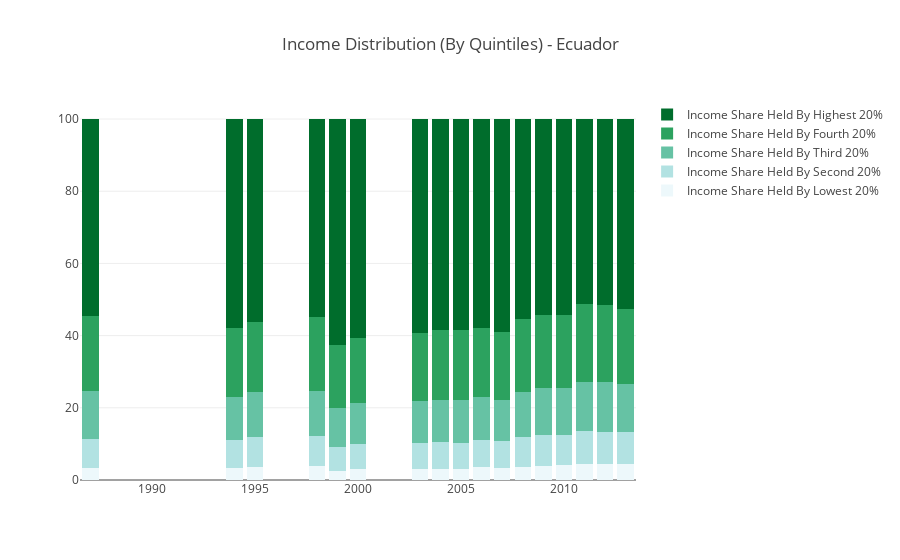

Source (notebook cell):
### Markdown cell above
It is only in Ecuador that these trends are reversed, while income share across the quintiles in Ethiopia has not varied greatly over the years.

### Code cell
trace1 = go.Bar(
    x = ECU_income_share[ECU_income_share['IndicatorCode'] == 'SI.DST.FRST.20']["Year"],
    y = ECU_income_share[ECU_income_share['IndicatorCode'] == 'SI.DST.FRST.20']["Value"],
    name = 'Income Share Held By Lowest 20%',
    marker = dict(
        color='rgb(237,248,251)'
    )
)

trace2 = go.Bar(
    x = ECU_income_share[ECU_income_share['IndicatorCode'] == 'SI.DST.02ND.20']["Year"],
    y = ECU_income_share[ECU_income_share['IndicatorCode'] == 'SI.DST.02ND.20']["Value"],
    name = 'Income Share Held By Second 20%',
    marker = dict(
        color='rgb(178,226,226)'
    )
)

trace3 = go.Bar(
    x = ECU_income_share[ECU_income_share['IndicatorCode'] == 'SI.DST.03RD.20']["Year"],
    y = ECU_income_share[ECU_income_share['IndicatorCode'] == 'SI.DST.03RD.20']["Value"],
    name = 'Income Share Held By Third 20%',
    marker = dict(
        color='rgb(102,194,164)'
    )
)

trace4 = go.Bar(
    x = ECU_income_share[ECU_income_share['IndicatorCode'] == 'SI.DST.04TH.20']["Year"],
    y = ECU_income_share[ECU_income_share['IndicatorCode'] == 'SI.DST.04TH.20']["Value"],
    name = 'Income Share Held By Fourth 20%',
    marker = dict(
        color='rgb(44,162,95)'
    )
)

trace5 = go.Bar(
    x = ECU_income_share[ECU_income_share['IndicatorCode'] == 'SI.DST.05TH.20']["Year"],
    y = ECU_income_share[ECU_income_share['IndicatorCode'] == 'SI.DST.05TH.20']["Value"],
    name = 'Income Share Held By Highest 20%',
    marker = dict(
        color='rgb(0,109,44)'
    )
)

data = [trace1, trace2, trace3, trace4, trace5]
layout = go.Layout(
    title = 'Income Distribution (By Quintiles) - Ecuador',
    barmode='stack'
)

fig = go.Figure(data=data, layout=layout)
py.iplot(fig, filename='stacked-bar')

### Figure 1 — Plotly figure (JSON) as saved in the notebook; plotly's stock layout.template omitted (floating-point values rounded to 4 significant figures)
{"data": [{"marker": {"color": "rgb(237,248,251)"}, "name": "Income Share Held By Lowest 20%", "type": "bar", "x": [1987, 1994, 1995, 1998, 1999, 2000, 2003, 2004, 2005, 2006, 2007, 2008, 2009, 2010, 2011, 2012, 2013], "y": [3.28, 3.23, 3.69, 3.92, 2.59, 3.05, 3.04, 3.17, 3.09, 3.57, 3.31, 3.72, 3.95, 4.1, 4.38, 4.3, 4.56]}, {"marker": {"color": "rgb(178,226,226)"}, "name": "Income Share Held By Second 20%", "type": "bar", "x": [1987, 1994, 1995, 1998, 1999, 2000, 2003, 2004, 2005, 2006, 2007, 2008, 2009, 2010, 2011, 2012, 2013], "y": [8.06, 7.74, 8.25, 8.15, 6.53, 6.95, 7.16, 7.26, 7.29, 7.58, 7.37, 8.13, 8.48, 8.42, 9.06, 9.01, 8.8]}, {"marker": {"color": "rgb(102,194,164)"}, "name": "Income Share Held By Third 20%", "type": "bar", "x": [1987, 1994, 1995, 1998, 1999, 2000, 2003, 2004, 2005, 2006, 2007, 2008, 2009, 2010, 2011, 2012, 2013], "y": [13.31, 12.02, 12.47, 12.49, 10.73, 11.22, 11.58, 11.73, 11.83, 11.93, 11.54, 12.64, 13.03, 12.97, 13.81, 13.86, 13.31]}, {"marker": {"color": "rgb(44,162,95)"}, "name": "Income Share Held By Fourth 20%", "type": "bar", "x": [1987, 1994, 1995, 1998, 1999, 2000, 2003, 2004, 2005, 2006, 2007, 2008, 2009, 2010, 2011, 2012, 2013], "y": [20.9, 19.07, 19.5, 20.66, 17.68, 18.08, 18.88, 19.35, 19.34, 19.09, 18.79, 20.08, 20.27, 20.15, 21.4, 21.23, 20.62]}, {"marker": {"color": "rgb(0,109,44)"}, "name": "Income Share Held By Highest 20%", "type": "bar", "x": [1987, 1994, 1995, 1998, 1999, 2000, 2003, 2004, 2005, 2006, 2007, 2008, 2009, 2010, 2011, 2012, 2013], "y": [54.43, 57.94, 56.09, 54.77, 62.46, 60.7, 59.33, 58.48, 58.44, 57.83, 58.99, 55.44, 54.27, 54.35, 51.34, 51.59, 52.71]}], "layout": {"barmode": "stack", "title": "Income Distribution (By Quintiles) - Ecuador"}}
